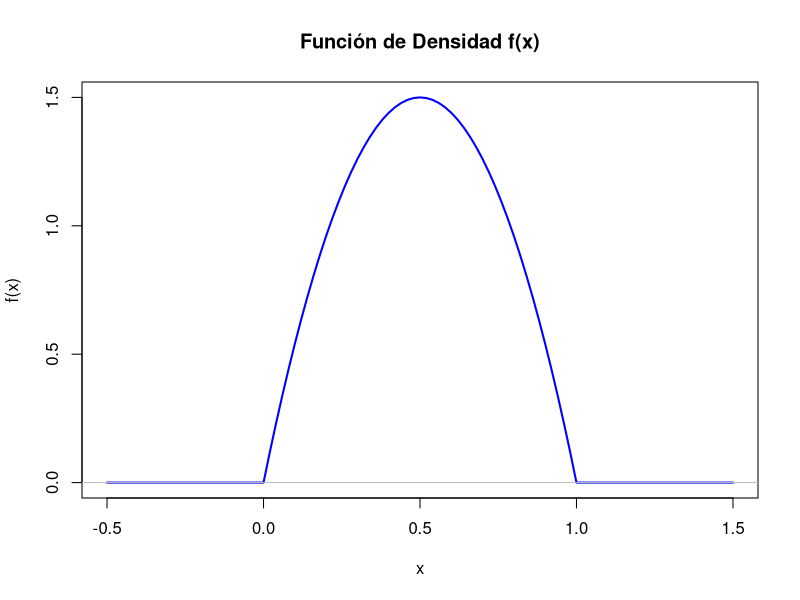
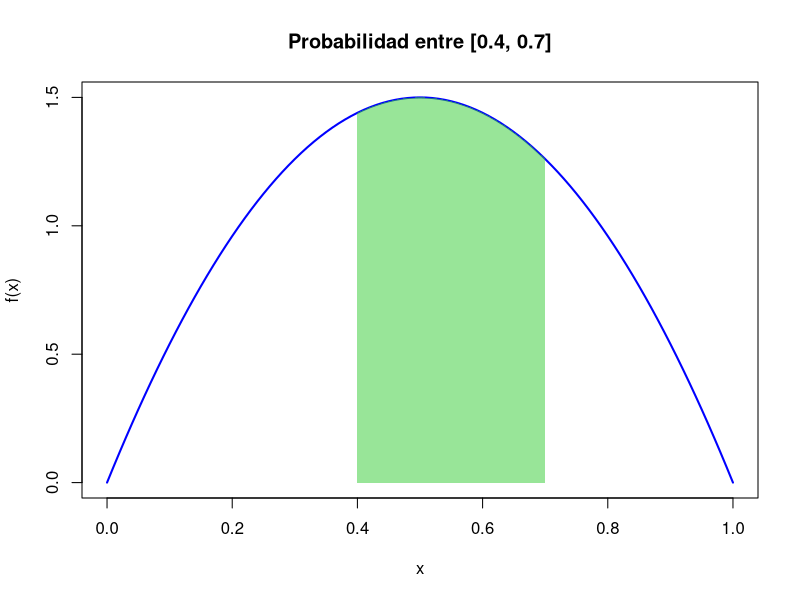
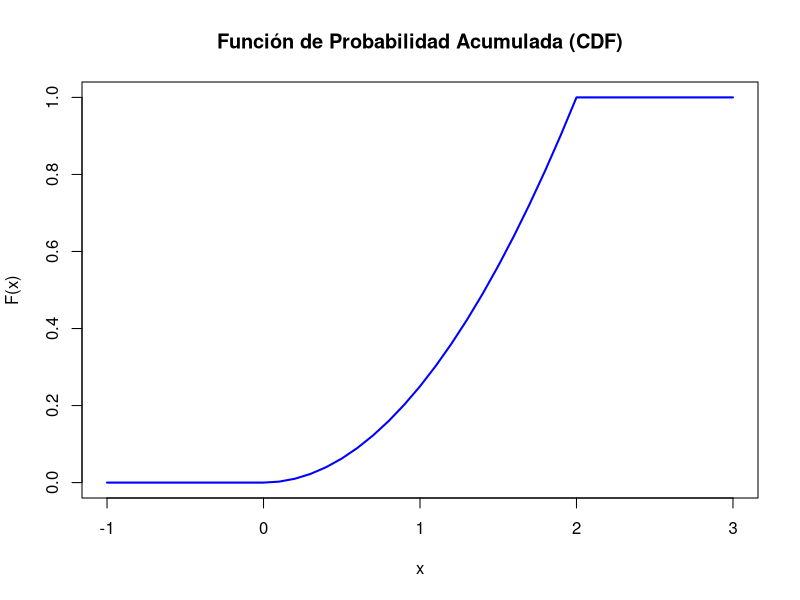
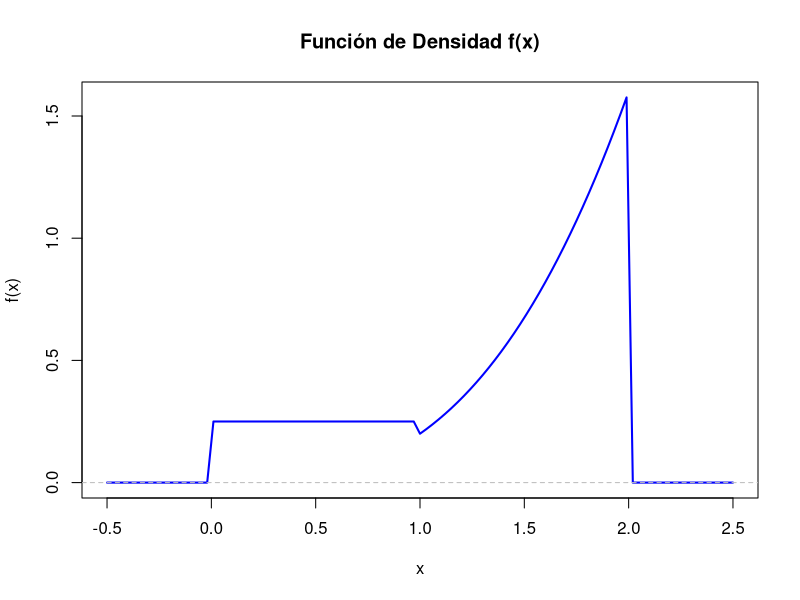
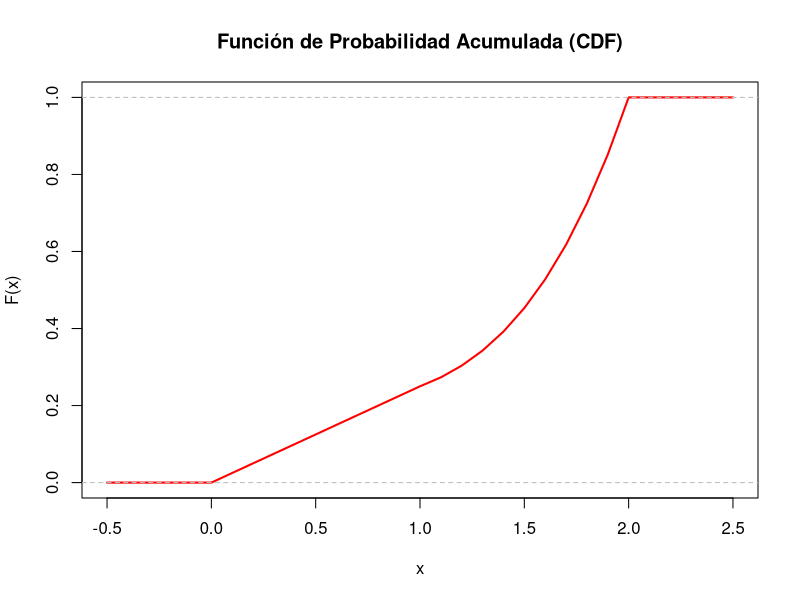
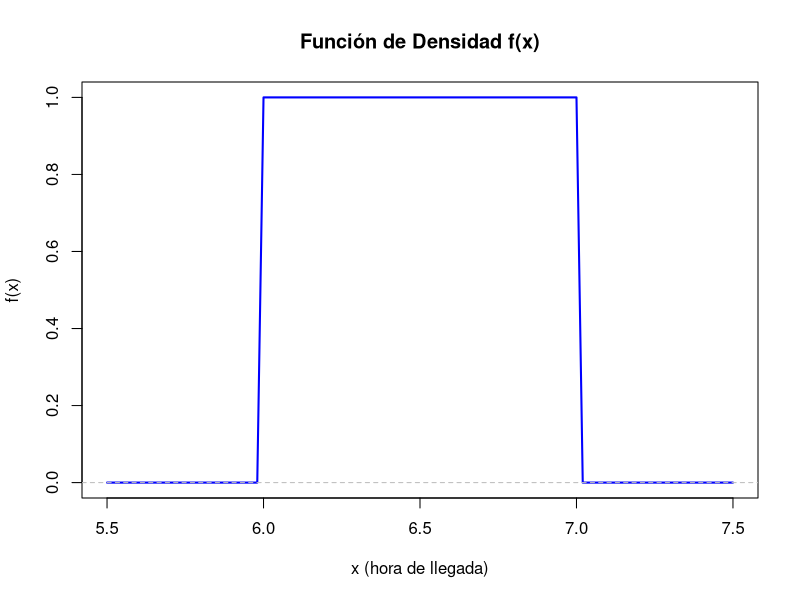
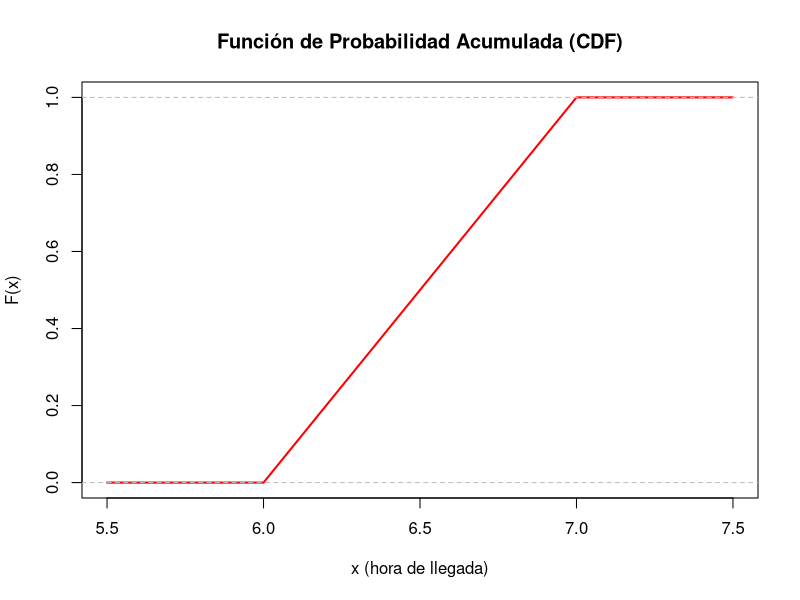
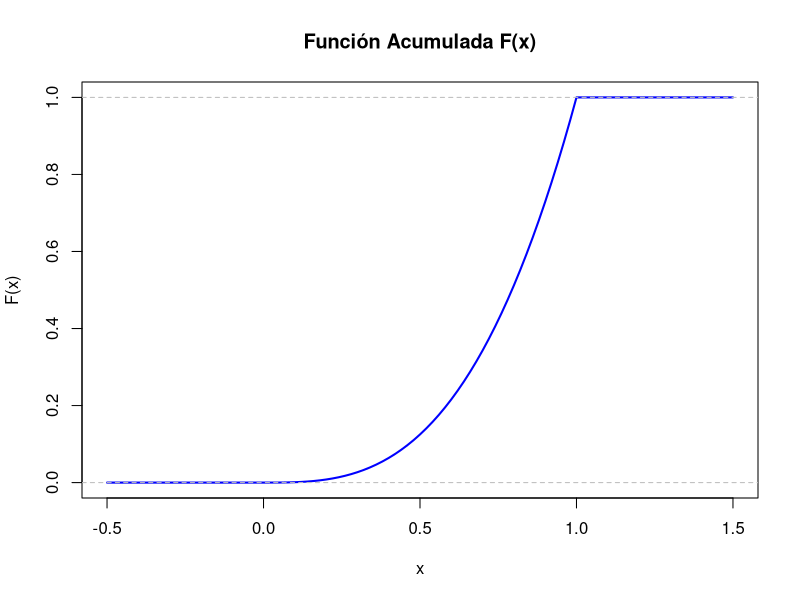

Write R code to recreate these figures, in order.
# Limpiar el entorno de trabajo
rm(list=ls())


# Ejercicios de v.a. continua
# 
# Introducción a la estadística 
# 
# Más ejercicios: Herramientas: Definimos una función a trozos y su gráfica en R usando: function(x), 
# Vectorize(), plot() También puede ser de ayuda para el cálculo de integrales definidas: integrate(). 
# Esto se puede encontrar en plotear funciones.R


###############
# Problema 1. #
###############

# Considera la función:

# Definir la función a trozos
f <- function(x) {
  ifelse(x >= 0 & x <= 1, 6 * x * (1 - x), 0)
}

# a) Verificar las propiedades de densidad y graficar

cat("Propiedad 1: f(x)≥0
Esto se cumple automáticamente al observar que 6x(1−x) es positivo en el intervalo [0,1].")

cat("Propiedad 2: Integral de f(x)=1 
La integral será calculada directamente en R usando integrate().")


# Calcular la integral para verificar si es igual a 1
result <- integrate(f, lower = 0, upper = 1)
cat("Integral de f(x) en [0,1]:", result$value, "\n")

# Graficar la función
curve(f, from = -0.5, to = 1.5, col = "blue", lwd = 2,
      main = "Función de Densidad f(x)",
      xlab = "x", ylab = "f(x)")
abline(h = 0, col = "gray")


# b) Probabilidades sin cálculo formal

cat("Dado que la función tiene un pico en x=0.5 y es simétrica, 
se pueden estimar las probabilidades aproximadas visualizando el área bajo la curva. 

Usa el código del gráfico anterior para observar las probabilidades aproximadas.")


# c) Probabilidad P(0.4 ≤ X ≤ 0.7) 

# Vamos a calcular esta probabilidad gráficamente y luego formalmente usando la integral.

# 1. Gráficamente 
# Resaltamos el área bajo la curva entre x=0.4 y x=0.7:
  
# Graficar la función con área sombreada
curve(f, from = 0, to = 1, col = "blue", lwd = 2,
        main = "Probabilidad entre [0.4, 0.7]",
        xlab = "x", ylab = "f(x)")
polygon(c(0.4, seq(0.4, 0.7, length=100), 0.7), 
        c(0, f(seq(0.4, 0.7, length=100)), 0), 
        col = rgb(0.2, 0.8, 0.2, 0.5), border = NA)

# 2. Cálculo formal Calcula la integral entre 0.4 y 0.7:

# Calcular la probabilidad formalmente
p_04_07 <- integrate(f, lower = 0.4, upper = 0.7)
cat("P(0.4 <= X <= 0.7):", p_04_07$value, "\n")



###############
# Problema 2. #
###############

# Dada la variable aleatoria X con la siguiente función de densidad:

# Definir la función de densidad
f <- function(x) {
  ifelse(x >= 0 & x <= 2, 0.5 * x, 0)  # Modifica según la función específica
}

# a) Verificar que es una función de densidad válida
result <- integrate(f, lower = -Inf, upper = Inf)
cat("La integral de f(x) es:", result$value, "\n")

# b) Cálculo de probabilidades
# P(X < 1)
p_less_1 <- integrate(f, lower = 0, upper = 1)
cat("P(X < 1):", p_less_1$value, "\n")

# P(X > 0)
p_greater_0 <- integrate(f, lower = 0, upper = 2)
cat("P(X > 0):", p_greater_0$value, "\n")

# P(X = 1/4) -> Siempre es 0 para una v.a. continua
cat("P(X = 1/4):", 0, "\n")

# P(1/2 < X < 3/2)
p_between <- integrate(f, lower = 1/2, upper = 3/2)
cat("P(1/2 < X < 3/2):", p_between$value, "\n")

# c) Función de probabilidad acumulada (CDF)
F <- function(x) {
  if (x < 0) {
    return(0)
  } else if (x <= 2) {
    integrate(f, lower = 0, upper = x)$value
  } else {
    return(1)
  }
}

# Vectorizar para evaluar en múltiples puntos
F_vec <- Vectorize(F)

# Calcular la CDF en varios puntos
x_values <- seq(-1, 3, by = 0.1)
cdf_values <- F_vec(x_values)

# Graficar la función acumulada
plot(x_values, cdf_values, type = "l", col = "blue", lwd = 2,
     main = "Función de Probabilidad Acumulada (CDF)",
     xlab = "x", ylab = "F(x)")



###############
# Problema 3. #
###############ç

# Dada la siguiente funcióon de densidad:
  
# Función de densidad
f <- function(x) {
  ifelse(x >= 0 & x < 1, 1/4, 
         ifelse(x >= 1 & x <= 2, x^3 / 5, 0))
}

# Graficar la función de densidad
curve(f, from = -0.5, to = 2.5, col = "blue", lwd = 2,
      main = "Función de Densidad f(x)",
      xlab = "x", ylab = "f(x)")
abline(h = 0, col = "gray", lty = 2)

# Función acumulada (CDF)
F <- function(x) {
  if (x < 0) {
    return(0)
  } else if (x < 1) {
    return(integrate(f, lower = 0, upper = x)$value)
  } else if (x <= 2) {
    return(integrate(f, lower = 0, upper = 1)$value + integrate(f, lower = 1, upper = x)$value)
  } else {
    return(1)
  }
}

# Vectorizar la función acumulada
F_vec <- Vectorize(F)

# Graficar la función acumulada
x_values <- seq(-0.5, 2.5, by = 0.1)
cdf_values <- F_vec(x_values)

plot(x_values, cdf_values, type = "l", col = "red", lwd = 2,
     main = "Función de Probabilidad Acumulada (CDF)",
     xlab = "x", ylab = "F(x)")
abline(h = c(0, 1), col = "gray", lty = 2)



###############
# Problema 4. #
###############

# Un trabajador puede llegar a su trabajo en cualquier momento entre las 6 y las 7 de la mañana 
# con la misma probabilidad. Considerando a X: ”hora de llegada”, se pide:
  
# a) Calcula su función de densidad y gráfica.
# Función de densidad
f <- function(x) {
  ifelse(x >= 6 & x <= 7, 1, 0)
}

# Graficar la función de densidad
curve(f, from = 5.5, to = 7.5, col = "blue", lwd = 2,
      main = "Función de Densidad f(x)",
      xlab = "x (hora de llegada)", ylab = "f(x)")
abline(h = 0, col = "gray", lty = 2)


# b) Calcula su función de probabilidad acumulada
# Función acumulada (CDF)
F <- function(x) {
  ifelse(x < 6, 0, 
         ifelse(x <= 7, x - 6, 1))
}

# Graficar la función acumulada
curve(F, from = 5.5, to = 7.5, col = "red", lwd = 2,
      main = "Función de Probabilidad Acumulada (CDF)",
      xlab = "x (hora de llegada)", ylab = "F(x)")
abline(h = c(0, 1), col = "gray", lty = 2)


# c) Calcula la probabilidad de que llegue antes de las 6 y 15 
# Probabilidad de llegar antes de las 6:15
p_before_615 <- F(6.25)
cat("P(X <= 6:15):", p_before_615, "\n")


# d) Calcula la probabilidad de que llegue después de las 6 y 30
# Probabilidad de llegar después de las 6:30
p_after_630 <- 1 - F(6.5)
cat("P(X > 6:30):", p_after_630, "\n")


# e) Calcula la esperanza
# Probabilidad de llegar después de las 6:30
p_after_630 <- 1 - F(6.5)
cat("P(X > 6:30):", p_after_630, "\n")



###############
# Problema 5. #
###############

# Sea X un número aleatorio con distribucisón uniforme en (0,5) y por tanto con una pdf de: f(x) = 1/5. Calcula P(2 ≤ X ≤ 4.5)
# Parámetros de la distribución
a <- 0  # límite inferior
b <- 5  # límite superior
f <- 1 / (b - a)  # densidad

# Intervalo de interés
c <- 2
d <- 4.5

# Cálculo de la probabilidad
P <- (d - c) * f
cat("P(2 <= X <= 4.5):", P, "\n")
  


###############
# Problema 6. #
###############

# Para resolver este problema, asumimos que el dial genera números aleatorios de manera uniforme 
# en el rango [ 0 , 360 ) [0,360) (un círculo completo).

# Definir parámetros
a <- 0      # Límite inferior del dial
b <- 360    # Límite superior del dial
f <- 1 / (b - a)  # Densidad uniforme

# Función para calcular la probabilidad
calc_prob <- function(c, d) {
  P <- (d - c) * f
  return(P)
}

# a) P(5 ≤ X ≤ 30)
P_a <- calc_prob(5, 30)
cat("P(5 ≤ X ≤ 30):", P_a, "\n")

# b) P(0 ≤ X ≤ 90)
P_b <- calc_prob(0, 90)
cat("P(0 ≤ X ≤ 90):", P_b, "\n")

# c) P(0 ≤ X ≤ 90) (Repetido, mismo cálculo que el anterior)
P_c <- calc_prob(0, 90)
cat("P(0 ≤ X ≤ 90) (repetido):", P_c, "\n")

# d) P(0 ≤ X ≤ 180)
P_d <- calc_prob(0, 180)
cat("P(0 ≤ X ≤ 180):", P_d, "\n")

# e) P(0 ≤ X ≤ 270)
P_e <- calc_prob(0, 270)
cat("P(0 ≤ X ≤ 270):", P_e, "\n")

# f) P(0 ≤ X ≤ 120)
P_f <- calc_prob(0, 120)
cat("P(0 ≤ X ≤ 120):", P_f, "\n")



###############
# Problema 7. #
############### 

# Sea X una v.a. continua con la siguiente función de densidad:

# a) Verifica que f(x) es una función de densidad valida:
# Verificar que la integral de f(x) en el dominio [0, 1] es 1
f <- function(x) 3 * x^2
integral_f <- integrate(f, lower = 0, upper = 1)$value
cat("La integral de f(x) en [0, 1] es:", integral_f, "\n")

# b) CalculaP(x>2): 
# Probabilidad de que X > 2
p_x_greater_2 <- 0
cat("P(X > 2):", p_x_greater_2, "\n")

# c) Calcula P(1/2 < x < 1):
# Probabilidad de que 1/2 < X < 1
p_half_to_1 <- integrate(f, lower = 0.5, upper = 1)$value
cat("P(1/2 < X < 1):", p_half_to_1, "\n")

# d) Calcula la función de densidad acumulada, F(x):
# Función acumulada (CDF)
F <- function(x) {
  if (x < 0) {
    return(0)
  } else if (x <= 1) {
    return(x^3)  # Integral de 3x^2
  } else {
    return(1)
  }
}

# Vectorizar la función para graficar
F_vec <- Vectorize(F)

# Graficar la CDF
curve(F_vec, from = -0.5, to = 1.5, col = "blue", lwd = 2,
      main = "Función Acumulada F(x)",
      xlab = "x", ylab = "F(x)")
abline(h = c(0, 1), col = "gray", lty = 2)

# e) ¿Cuáal es la esperanza de X, E(X)?
# Esperanza de X
E_X <- integrate(function(x) x * f(x), lower = 0, upper = 1)$value
cat("E(X):", E_X, "\n")

# f) ¿y su varianza, Var(X)?
# Cálculo de E(X^2)
E_X2 <- integrate(function(x) x^2 * f(x), lower = 0, upper = 1)$value

# Cálculo de la varianza
Var_X <- E_X2 - E_X^2
cat("Var(X):", Var_X, "\n")



###############
# Problema 8. #
############### 

# Dada la siguiente función de densidad de X:
  
# a) Gráfica la pdf. 
# Función de densidad
f <- function(x) {
  if (x < -1 || x > 1) {
    return(0)
  } else if (x >= -1 && x < 0) {
    return(x + 1)
  } else if (x >= 0 && x <= 1) {
    return(1 - x)
  }
}

# Vectorizar la función para graficar
f_vec <- Vectorize(f)

# Graficar la PDF
curve(f_vec, from = -1.5, to = 1.5, col = "blue", lwd = 2,
      main = "Función de Densidad (PDF)",
      xlab = "x", ylab = "f(x)")
abline(h = 0, col = "gray", lty = 2)


# b) Verifica si es válida 
# Verificar la integral de f(x)
integral_f <- integrate(f_vec, lower = -1, upper = 1)$value
cat("La integral de f(x) en [-1, 1] es:", integral_f, "\n")


# c) Calcula su función de densidad acumulada, F(x) 
# Función acumulada (CDF)
F <- function(x) {
  if (x < -1) {
    return(0)
  } else if (x >= -1 && x < 0) {
    return((x + 1)^2 / 2)
  } else if (x >= 0 && x <= 1) {
    return((x + 1)^2 / 2 + (x - x^2 / 2))
  } else {
    return(1)
  }
}

# Vectorizar la función para graficar
F_vec <- Vectorize(F)


# d) Gráfica esta última
# Graficar la CDF
curve(F_vec, from = -1.5, to = 1.5, col = "red", lwd = 2,
      main = "Función Acumulada (CDF)",
      xlab = "x", ylab = "F(x)")
abline(h = c(0, 1), col = "gray", lty = 2)



###############
# Problema 9. #
############### 

# Siendo X una variable aleatoria continua con la siguientef(x), se pide calcular la su esperanza.
# Definir la función f(x)
f <- function(x) {
  ifelse(x > 0 & x < 1, 2 * x, 0)
}

# Cálculo de E(X) mediante integración
E_X <- integrate(function(x) x * 2 * x, lower = 0, upper = 1)$value
cat("La esperanza E(X) es:", E_X, "\n")



################
# Problema 10. #
################ 

# Teniendo la siguiente función de densidad:
# Calcular su esperanza, E(X) y su varianza, Var(X)

# Calcular E(X)
E_X <- integrate(function(x) x * 2 * x, lower = 0, upper = 1)$value

# Calcular E(X^2)
E_X2 <- integrate(function(x) (x^2) * 2 * x, lower = 0, upper = 1)$value

# Calcular Var(X)
Var_X <- E_X2 - E_X^2

# Imprimir resultados
cat("Esperanza, E(X):", E_X, "\n")
cat("Varianza, Var(X):", Var_X, "\n")
